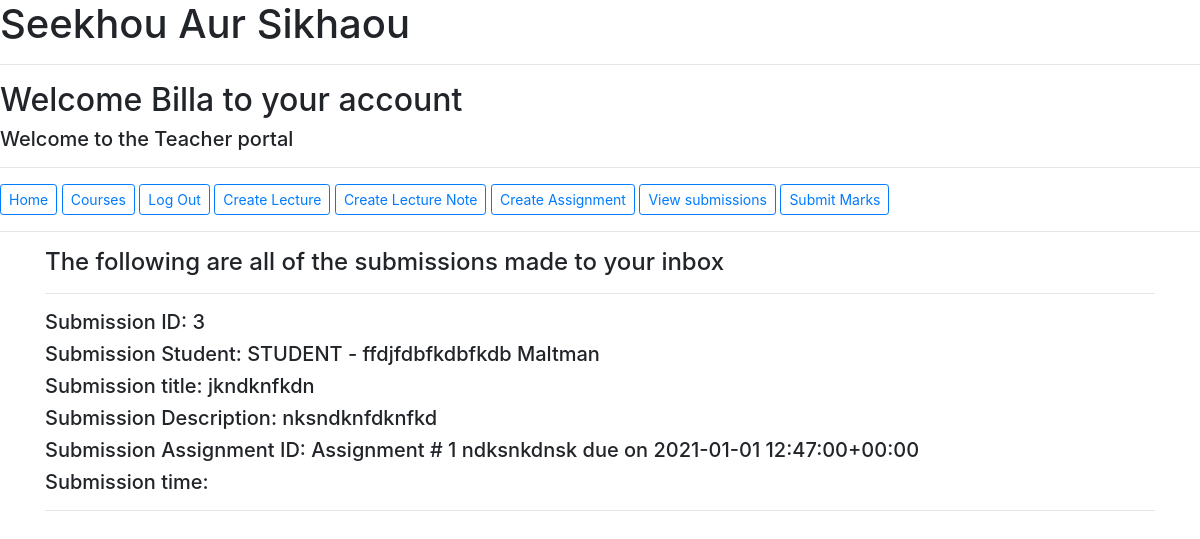
Page /learn/submission/view (signed in) on the committed database.
### learn/models.py (models this page shows, shortened)
class User(AbstractUser):
    TYPE_OPTIONS = [
        ('STUDENT', 'Student'),
        ('TEACHER', 'Teacher'),
        ('PARENT', 'Parent'),
        ('ADMIN', 'Admin')
    ]
    GRADE_OPTIONS = [
        ('GRADE5','Grade 5'),
        ('GRADE6','Grade 6'),
        ('GRADE7','Grade 7'),
        ('GRADE8','Grade 8'),
        ('GRADE9','Grade 9'),
        ('GRADE10','Grade 10'),
        ('GRADE11','Grade 11'),
        ('GRADE12','Grade 12'),
        ('GRADE13','Grade 13'),
    ]
    GENDER_OPTIONS = [
        ('MALE','Male'),
        ('FEMALE','Female'),
    ]
    grade_level = models.CharField(max_length=7, choices=GRADE_OPTIONS, blank=True, default='GRADE5')
    type = models.CharField(max_length=7, choices=TYPE_OPTIONS, default='STUDENT', blank=True)
    parent = models.ForeignKey('self', on_delete=models.CASCADE, null=True, blank=True, related_name="users")
    gender = models.CharField(max_length=6, choices=GENDER_OPTIONS, null=True, blank=True, default='MALE')
    age = models.IntegerField(null=True, blank=True, validators=[MinValueValidator(7), MaxValueValidator(100)])
    is_teacher = models.BooleanField(_('Check box if the user is a teacher'), default = False)
    is_student = models.BooleanField(_('Check box if the user is a student'), default = False)
    def __str__(self):
        return f"{self.type} - {self.first_name} {self.last_name}"

class Submission(models.Model):
    assignment = models.ForeignKey('Assignment', on_delete=models.CASCADE, related_name="submissions")
    student = models.ForeignKey('User', on_delete=models.CASCADE, related_name="submissions")
    teacher = models.ForeignKey('User', on_delete=models.CASCADE, null=True, related_name="submissions_teacher")
    title = models.CharField(max_length = 255)
    description = models.TextField()
    date_created = models.DateTimeField(default = timezone.now)

class Assignment(models.Model):
    title = models.CharField(max_length = 255)
    description = models.TextField()
    course = models.ForeignKey('Course', on_delete=models.CASCADE, related_name="assignments")
    section = models.ForeignKey('Section', on_delete=models.CASCADE, related_name="assignments")
    deadline = models.DateTimeField()
    status = models.BooleanField(_('Assignment available or not'),default=True)
    date_created = models.DateTimeField(default = timezone.now)
    teacher = models.ForeignKey('User', on_delete=models.CASCADE, related_name="assignments")
    def __str__(self):
        return f"Assignment # {self.id} {self.title} due on {self.deadline}"

### learn/views.py (the view)
# urls.py: path("submission/view", views.submission_view, name="view_submission"),
@login_required(login_url='login')
def submission_view(request):
    current_user = request.user
    submissions = Submission.objects.filter(teacher = current_user)
    return render(request, "learn/submission_view.html", {
                "submissions": submissions
            })

### learn/templates/learn/submission_view.html (shortened to what this page needs)
{% extends "learn/layout.html" %}
{% block body %}
<h4>The following are all of the submissions made to your inbox</h4>
<hr>
{% for item in submissions %}
        <h5>Submission ID: {{item.id}}</h5>
        <h5>Submission Student: {{item.student}}</h5>
        <h5>Submission title: {{item.title}}</h5>
        <h5>Submission Description: {{item.description}}</h5>
        <h5>Submission Assignment ID: {{item.assignment}}</h5>
        <h5>Submission time: {{item.start_date}}</h5>
    <hr>
    <br>
{% endfor %}
{% endblock %}

### learn/templates/learn/layout.html (shortened to what this page needs)
{% load static %}
<!DOCTYPE html>
<html lang="en">
    <head>
        <link rel="stylesheet" href="https://stackpath.bootstrapcdn.com/bootstrap/4.4.1/css/bootstrap.min.css">
        <link rel="stylesheet" href="{% static 'learn/main.css' %}">
    </head>
    <body>
    <body>
            <h1>Seekhou Aur Sikhaou</h1>
            <hr>
        {% if user.is_authenticated %}
        <h2>Welcome {{ request.user.first_name }} to your account</h2>
        <h5>Welcome to the {{request.user.type.title}} portal</h5>
        {% endif %}
        <hr>
    {% if user.is_authenticated and not user.is_staff %}
    <a class="btn btn-sm btn-outline-primary" href="{% url 'index' %}">Home</a>
    <a class="btn btn-sm btn-outline-primary" href="{% url 'courses' %}">Courses</a>
    <a class="btn btn-sm btn-outline-primary" href="{% url 'logout' %}">Log Out</a>
    {% endif %}
    {% if user.is_authenticated and user.is_teacher %}
    <a class="btn btn-sm btn-outline-primary" href="{% url 'create_lecture' %}">Create Lecture</a>
    <a class="btn btn-sm btn-outline-primary" href="{% url 'create_lecturenote' %}">Create Lecture Note</a>
    <a class="btn btn-sm btn-outline-primary" href="{% url 'create_assignment' %}">Create Assignment</a>
    <a class="btn btn-sm btn-outline-primary" href="{% url 'view_submission' %}">View submissions</a>
    <a class="btn btn-sm btn-outline-primary" href="{% url 'create_mark' %}">Submit Marks</a>
    {% endif %}
    <hr>
        <div class="container">
            {% block body %}
            {% endblock %}
        </div>
    </body>
</html>

### rows in the picture
User: user.first_name "Billa", user.type "Teacher"
Submission: id "3", student "STUDENT - ffdjfdbfkdbfkdb Maltman", title "jkndknfkdn", description "nksndknfdknfkd", assignment "Assignment # 1 ndksnkdnsk due on 2021-01-01 12:47:00+00:00"
